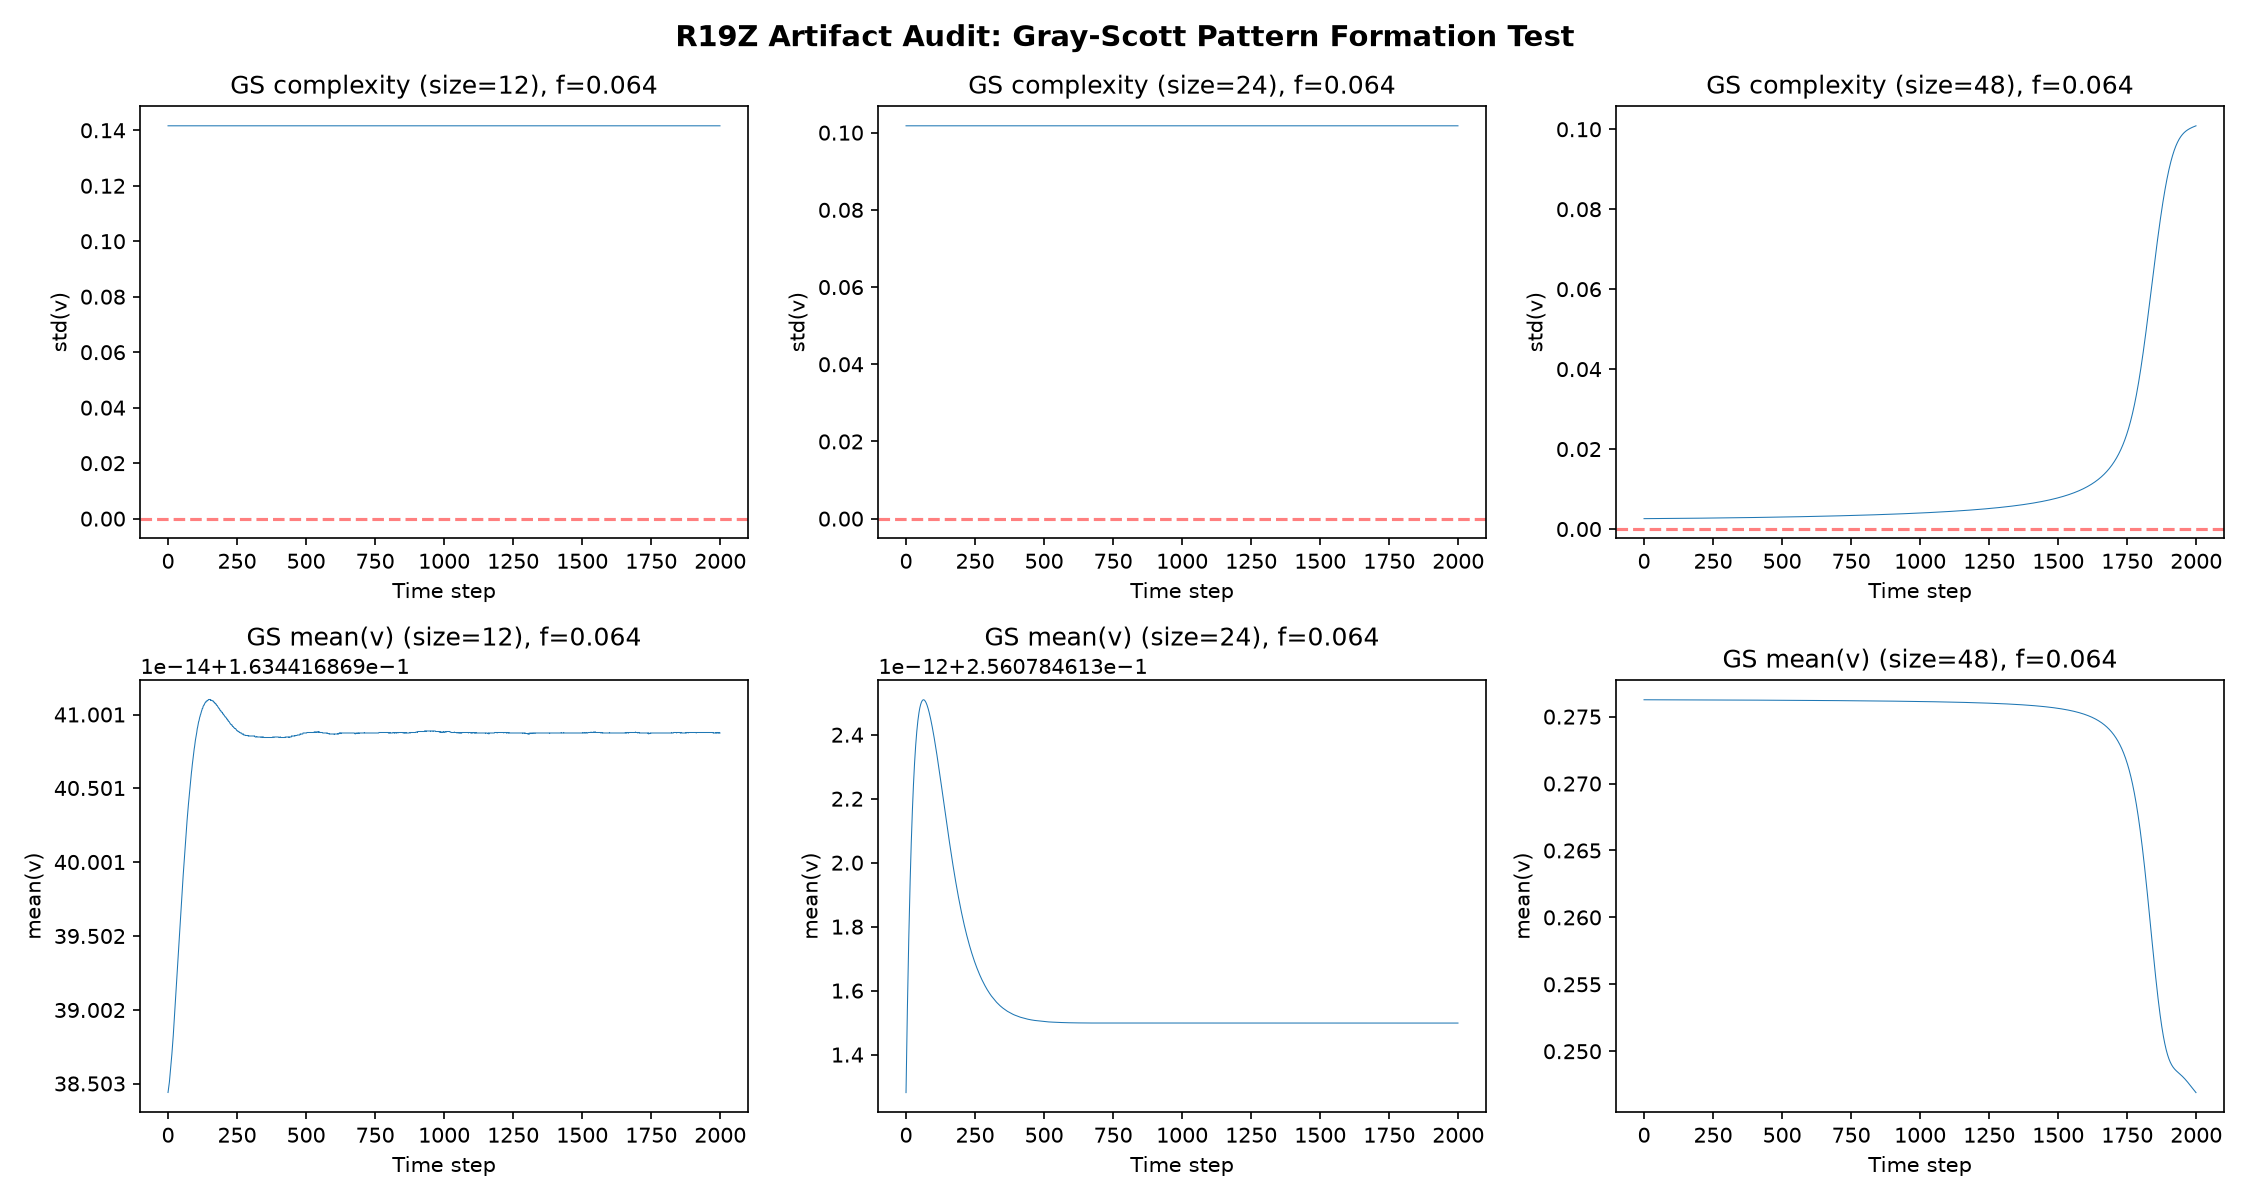

Recreate this plot in Python.
"""
R19Z Artifact Audit: Is the Resonance Island Real or a Transient Artifact?

Critical concern: gs_std ≈ 0 in the island length test suggests the GS system
reaches a trivial fixed point, making the "resonance" just noise correlation.

This script tests:
1. Does Gray-Scott actually form patterns on 12x12? (check gs_std over time)
2. Do patterns form on larger grids (24x24, 48x48)?
3. If patterns form, does the resonance island survive?
4. If no patterns, what's the actual signal we're measuring?
"""
import numpy as np, json
matplotlib_use = True
import matplotlib
matplotlib.use('Agg')
import matplotlib.pyplot as plt

def run_gs_only(f_val, k=0.062, Du=0.16, Dv=0.08, size=12, n_steps=5000, burn_in=2000):
    """Run GS alone and track complexity over time."""
    u = np.ones((size, size)) * 0.5
    v = np.ones((size, size)) * 0.25
    u[size//2-2:size//2+2, size//2-2:size//2+2] = 0.25
    v[size//2-2:size//2+2, size//2-2:size//2+2] = 0.75
    comp_sig = np.zeros(n_steps)
    mv_sig = np.zeros(n_steps)
    for t in range(burn_in + n_steps):
        ti = t - burn_in
        u_pad = np.pad(u, 1, mode='reflect')
        v_pad = np.pad(v, 1, mode='reflect')
        u_lap = (u_pad[:-2,1:-1] + u_pad[2:,1:-1] + u_pad[1:-1,:-2] + u_pad[1:-1,2:] - 4*u)
        v_lap = (v_pad[:-2,1:-1] + v_pad[2:,1:-1] + v_pad[1:-1,:-2] + v_pad[1:-1,2:] - 4*v)
        uv2 = u * v * v
        u = u + Du * u_lap - uv2 + f_val * (1 - u)
        v = v + Dv * v_lap + uv2 - (f_val + k) * v
        u = np.clip(u, 0, 1)
        v = np.clip(v, 0, 1)
        if ti >= 0:
            comp_sig[ti] = np.std(v)
            mv_sig[ti] = np.mean(v)
    return comp_sig, mv_sig

# Test 1: Does GS form patterns on different grid sizes?
print("=== TEST 1: Pattern formation vs grid size ===")
f_test = 0.064
results_grid = {}
for size in [12, 24, 48]:
    comp, mv = run_gs_only(f_test, size=size, n_steps=5000, burn_in=2000)
    results_grid[size] = {
        'comp': comp,
        'mv': mv,
        'final_comp': float(comp[-1]),
        'mean_comp': float(np.mean(comp)),
        'std_comp': float(np.std(comp)),
    }
    print(f"  size={size}: final_comp={comp[-1]:.6f}, mean_comp={np.mean(comp):.6f}, std_comp={np.std(comp):.6f}")
    # Check if comp is actually varying
    if np.std(comp) < 1e-10:
        print(f"    -> NO PATTERN: complexity is constant at {comp[-1]:.8f}")
    else:
        print(f"    -> Pattern variability detected (std={np.std(comp):.8f})")

# Test 2: Check what the final v field looks like
print("\n=== TEST 2: Final v field values ===")
for size in [12, 24]:
    comp, mv = run_gs_only(0.064, size=size, n_steps=3000, burn_in=1000)
    # Run one more step to get the actual field
    u = np.ones((size, size)) * 0.5
    v = np.ones((size, size)) * 0.25
    u[size//2-2:size//2+2, size//2-2:size//2+2] = 0.25
    v[size//2-2:size//2+2, size//2-2:size//2+2] = 0.75
    for t in range(4000):
        u_pad = np.pad(u, 1, mode='reflect')
        v_pad = np.pad(v, 1, mode='reflect')
        u_lap = (u_pad[:-2,1:-1] + u_pad[2:,1:-1] + u_pad[1:-1,:-2] + u_pad[1:-1,2:] - 4*u)
        v_lap = (v_pad[:-2,1:-1] + v_pad[2:,1:-1] + v_pad[1:-1,:-2] + v_pad[1:-1,2:] - 4*v)
        uv2 = u * v * v
        u = u + 0.16 * u_lap - uv2 + 0.064 * (1 - u)
        v = v + 0.08 * v_lap + uv2 - (0.064 + 0.062) * v
        u = np.clip(u, 0, 1)
        v = np.clip(v, 0, 1)
    print(f"  size={size}: v range=[{v.min():.8f}, {v.max():.8f}], u range=[{u.min():.8f}, {u.max():.8f}]")
    print(f"    v unique values: {len(np.unique(np.round(v, 6)))}")
    if v.max() < 1e-6:
        print(f"    -> v DIED: Gray-Scott reaches trivial fixed point (1, 0)")

# Test 3: Try different f values on larger grid to see if any form patterns
print("\n=== TEST 3: Pattern formation scan on 24x24 ===")
for f_val in [0.022, 0.030, 0.040, 0.050, 0.060, 0.064, 0.070, 0.080]:
    comp, mv = run_gs_only(f_val, size=24, n_steps=3000, burn_in=1000)
    print(f"  f={f_val:.3f}: final_comp={comp[-1]:.6f}, mean_v={mv[-1]:.6f}, std_comp={np.std(comp):.6f}")

# Test 4: The real question - if gs_std=0, what IS the cross-correlation measuring?
print("\n=== TEST 4: Signal characteristics when gs_std=0 ===")
# Run the coupled system and examine the actual signals
from r19z_deep_lib import run_gs_sandpile
for f_val in [0.064, 0.070, 0.076]:
    result = run_gs_sandpile(f_val, size=12, n_steps=2000, burn_in=800, N_gap=10, seed=42)
    gs_sig = result['gs_signal']
    sp_sig = result['sp_signal']
    print(f"  f={f_val}: gs_std={np.std(gs_sig):.10f}, sp_std={np.std(sp_sig):.6f}")
    print(f"    gs_signal range: [{gs_sig.min():.10f}, {gs_sig.max():.10f}]")
    print(f"    sp_signal range: [{sp_sig.min():.6f}, {sp_sig.max():.6f}]")
    print(f"    gs_signal unique values: {len(np.unique(np.round(gs_sig, 8)))}")
    # If gs_std is essentially 0, the correlation is meaningless
    if np.std(gs_sig) < 1e-8:
        print(f"    -> GS signal is CONSTANT. Correlation is MEANINGLESS (noise).")
    elif np.std(gs_sig) < 1e-4:
        print(f"    -> GS signal is nearly constant. Correlation is UNRELIABLE.")
    else:
        print(f"    -> GS signal has real variation. Correlation is meaningful.")

# Save data
with open('r19z_artifact_audit.json', 'w') as f:
    json.dump({
        'grid_size_test': {str(k): {kk: float(vv) if isinstance(vv, (int, float, np.floating)) else None 
                                     for kk, vv in v.items() if kk != 'comp' and kk != 'mv'} 
                          for k, v in results_grid.items()},
    }, f, indent=2)

# Plot
fig, axes = plt.subplots(2, 3, figsize=(15, 8))
for i, size in enumerate([12, 24, 48]):
    ax = axes[0, i]
    ax.plot(results_grid[size]['comp'][:2000], linewidth=0.5)
    ax.set_title(f'GS complexity (size={size}), f=0.064')
    ax.set_xlabel('Time step')
    ax.set_ylabel('std(v)')
    ax.axhline(0, color='red', linestyle='--', alpha=0.5)
    
    ax2 = axes[1, i]
    ax2.plot(results_grid[size]['mv'][:2000], linewidth=0.5)
    ax2.set_title(f'GS mean(v) (size={size}), f=0.064')
    ax2.set_xlabel('Time step')
    ax2.set_ylabel('mean(v)')

fig.suptitle('R19Z Artifact Audit: Gray-Scott Pattern Formation Test', fontsize=14, fontweight='bold')
fig.tight_layout()
fig.savefig('r19z_artifact_audit.png', dpi=150)
print("\nSaved r19z_artifact_audit.png")
print("Done!")
